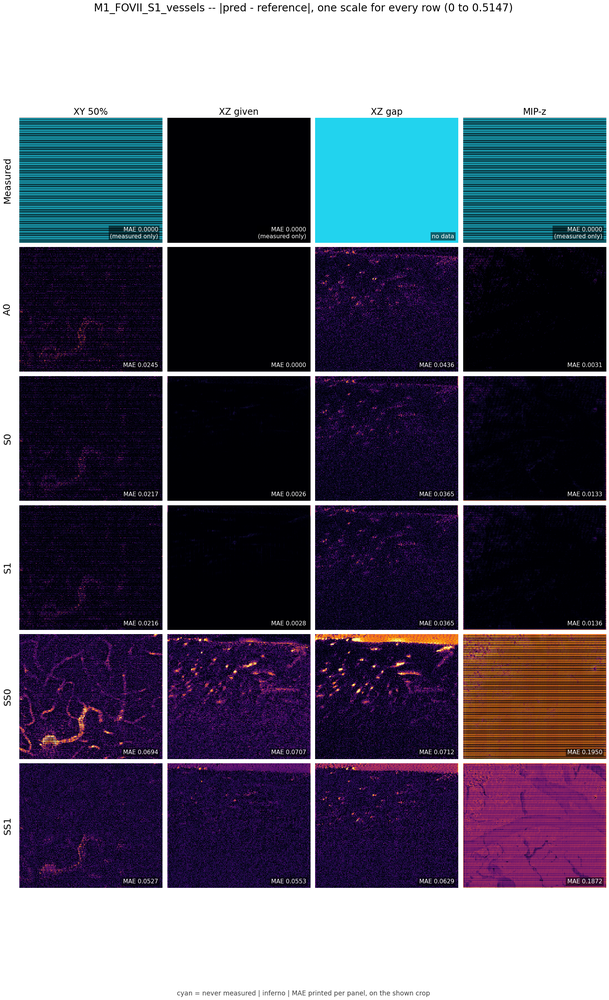
#> input picture spur_mpm/figures/qualitative/error_M1_FOVII_S1_vessels.png, 609 x 1000 px, shrunk from 1608 x 2640 before the run; its folder holds only this picture in this run
$ python regenerate_qualitative_pseudocolor_v3.py
#> lines starting #> are read from the running program, lines starting #| are printed output that depends on the picture
#!/usr/bin/env python3
from __future__ import annotations

import argparse
from pathlib import Path

import matplotlib.image as mpimg
import numpy as np
from PIL import Image, ImageDraw
from matplotlib import colormaps


def to_rgb_u8(img: np.ndarray) -> np.ndarray:
    if img.dtype != np.uint8:
        if np.nanmax(img) <= 1.0:
            img = (img * 255.0).clip(0, 255).astype(np.uint8)
        else:
            img = img.clip(0, 255).astype(np.uint8)
    if img.ndim == 2:
        img = np.stack([img, img, img], axis=-1)
    if img.shape[-1] == 4:
        img = img[..., :3]
    return img


def rgb_to_gray(rgb: np.ndarray) -> np.ndarray:
    rgbf = rgb.astype(np.float32)
    return 0.299 * rgbf[..., 0] + 0.587 * rgbf[..., 1] + 0.114 * rgbf[..., 2]


def detect_content_rows(gray01: np.ndarray) -> tuple[int, int]:
    row_occ = (gray01 < 0.985).mean(axis=1)
    active = row_occ > 0.02
    idx = np.where(active)[0]
    if idx.size == 0:
        return 0, gray01.shape[0]
    return int(idx[0]), int(idx[-1] + 1)


def detect_panel_columns(gray01_crop: np.ndarray) -> list[tuple[int, int]]:
    col_occ = (gray01_crop < 0.985).mean(axis=0)
    active = col_occ > 0.02

    runs: list[tuple[int, int]] = []
    i, n = 0, len(active)
    while i < n:
        if active[i]:
            j = i
            while j < n and active[j]:
                j += 1
            if (j - i) >= 40:
                runs.append((i, j))
            i = j
        else:
            i += 1

    # Fallback: default 5 columns for these qualitative panels.
    if len(runs) < 3:
        w = gray01_crop.shape[1]
        k = 5
        step = w // k
        runs = [(t * step, (t + 1) * step if t < k - 1 else w) for t in range(k)]
    return runs


def stretch_and_colorize(
    region_gray: np.ndarray, cmap_name: str = "magma", gamma: float = 0.85
) -> tuple[np.ndarray, float, float]:
    vals = region_gray[np.isfinite(region_gray)]
    if vals.size == 0:
        out = np.zeros((*region_gray.shape, 3), dtype=np.uint8)
        return out, 0.0, 1.0

    vmin, vmax = np.percentile(vals, [0.5, 99.5])
    if vmax <= vmin:
        vmin, vmax = float(vals.min()), float(vals.max())
        if vmax <= vmin:
            vmax = vmin + 1.0

    norm = np.clip((region_gray - vmin) / (vmax - vmin), 0.0, 1.0)
    # gamma < 1 highlights dim cellular details.
    norm = np.power(norm, gamma, dtype=np.float32)

    cmap = colormaps.get_cmap(cmap_name)
    rgb = (cmap(norm)[..., :3] * 255.0).astype(np.uint8)
    return rgb, float(vmin), float(vmax)


def process_one_image(src_path: Path, dst_path: Path, cmap_name: str, gamma: float) -> None:
    arr = mpimg.imread(str(src_path))
    rgb = to_rgb_u8(arr)
    gray = rgb_to_gray(rgb)
    gray01 = gray / 255.0

    y0, y1 = detect_content_rows(gray01)
    panel_runs = detect_panel_columns(gray01[y0:y1, :])

    out = rgb.copy()
    pil = Image.fromarray(out)
    draw = ImageDraw.Draw(pil)

    for x0_rel, x1_rel in panel_runs:
        x0, x1 = x0_rel, x1_rel
        panel_w = x1 - x0
        if panel_w < 20:
            continue

        cbw = max(12, min(22, panel_w // 11))
        gap = 3
        data_w = max(1, panel_w - cbw - gap)

        region = gray[y0:y1, x0 : x0 + data_w]
        colorized, vmin, vmax = stretch_and_colorize(region, cmap_name=cmap_name, gamma=gamma)
        out[y0:y1, x0 : x0 + data_w] = colorized

        cb_x0 = x0 + data_w + gap
        cb_x1 = min(x1, cb_x0 + cbw)
        if cb_x1 <= cb_x0:
            continue

        h = y1 - y0
        grad = np.linspace(1.0, 0.0, h, dtype=np.float32)[:, None]
        cmap = colormaps.get_cmap(cmap_name)
        cb_rgb = (cmap(grad)[..., :3] * 255.0).astype(np.uint8)
        cb_rgb = np.repeat(cb_rgb, cb_x1 - cb_x0, axis=1)
        out[y0:y1, cb_x0:cb_x1] = cb_rgb

        out[y0:y1, cb_x0 : cb_x0 + 1] = 255
        out[y0:y1, cb_x1 - 1 : cb_x1] = 255

        # redraw each iteration to keep text on latest array
        pil = Image.fromarray(out)
        draw = ImageDraw.Draw(pil)
        draw.text((cb_x0, max(0, y0 - 12)), f"{vmax:.0f}", fill=(255, 255, 255))
        draw.text((cb_x0, min(pil.height - 12, y1)), f"{vmin:.0f}", fill=(255, 255, 255))

    pil.save(dst_path)


def build_args() -> argparse.Namespace:
    p = argparse.ArgumentParser(
        description=(
            "Regenerate qualitative panel PNGs with per-panel adaptive contrast, "
            "pseudocolor, and per-panel colorbars."
        )
    )
    p.add_argument(
        "--src_dir",
        type=Path,
        default=Path("/data2/wjb/threePM/eval_pollen_sparse/qualitative"),
        help="Source qualitative PNG directory.",
    )
    p.add_argument(
        "--dst_dir",
        type=Path,
        default=Path("/data2/wjb/threePM/eval_pollen_sparse/qualitative_pseudocolor_v3"),
        help="Output directory (non-overwrite of originals).",
    )
    p.add_argument(
        "--cmap",
        type=str,
        default="magma",
        help="Matplotlib colormap name, e.g. magma/inferno/viridis.",
    )
    p.add_argument(
        "--gamma",
        type=float,
        default=0.85,
        help="Gamma for normalized intensities; <1 highlights dim details.",
    )
    return p.parse_args()


def main() -> None:
    args = build_args()
    args.dst_dir.mkdir(parents=True, exist_ok=True)

    files = sorted(args.src_dir.glob("*.png"))
    if not files:
        raise FileNotFoundError(f"No PNG files found in {args.src_dir}")

    for f in files:
        out = args.dst_dir / f.name
        process_one_image(f, out, cmap_name=args.cmap, gamma=args.gamma)
#> in process_one_image, arr is the input picture: shape (1000, 609, 4) float32; mean R, G, B, A 0.367, 0.366, 0.429, 1
#> in rgb_to_gray, `return 0.299 * rgbf[..., 0] + 0.587 * rgbf[..., 1] + 0.114 * rgbf[...,..`:
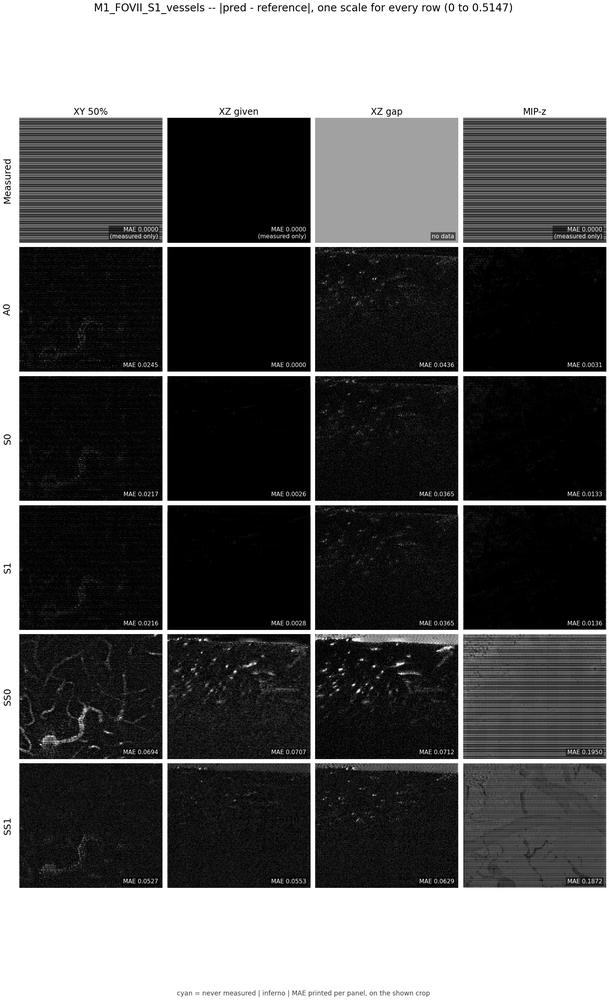
#> returned value: shape (1000, 609) float32; min 0, max 255, mean 95.1
#> in detect_content_rows, `row_occ = (gray01 < 0.985).mean(axis=1)`: row_occ = 1000 values, max 0.967 at index 564, min 0 at index 0, mean 0.726
#> in detect_content_rows, `idx = np.where(active)[0]`: idx = 789 values from 1 to 996
#> in process_one_image, `y0, y1 = detect_content_rows(gray01)`: y0 = 1; y1 = 997
#> in detect_panel_columns, `col_occ = (gray01_crop < 0.985).mean(axis=0)`: col_occ = 609 values, max 0.781 at index 223, min 0 at index 0, mean 0.729
#> in detect_panel_columns, `i, n = 0, len(active)`: i = 0; n = 609
#> the loop in detect_panel_columns, `while i < n:` made 29 passes
#> i on passes 4, 6, 11, 13, 15, 17, 19, 22, 27, 29: 11, 13, 18, 163, 166, 311, 313, 459, 607, 609
#> i on passes 1, 2, 3, 5, 7, 8: 1, 2, 3, 12, 14, 15
#> after the loop in detect_panel_columns, `while i < n:`: runs = [(19, 163), (167, 311), (315, 459), (463, 607)]
#> the loop in process_one_image, `for x0_rel, x1_rel in panel_runs:` made 4 passes
#> (x0_rel, x1_rel, x0, x1, vmin, cb_x0, cb_x1) on passes 1 to 4: (19, 163, 19, 163, 0.228, 150, 163), (167, 311, 167, 311, 0, 298, 311), (315, 459, 315, 459, 1.16, 446, 459), (463, 607, 463, 607, 0.114, 594, 607)
#> pass 1, in process_one_image, `region = gray[y0:y1, x0 : x0 + data_w]`:
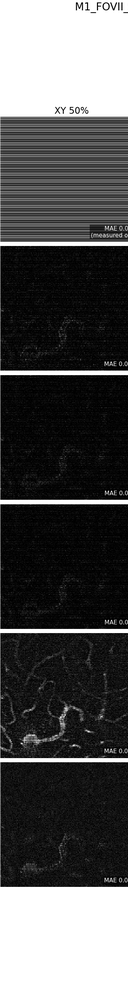
#> region: shape (996, 128) float32; min 0, max 255, mean 82.2
#> pass 1, in stretch_and_colorize, `rgb = (cmap(norm)[..., :3] * 255.0).astype(np.uint8)`:
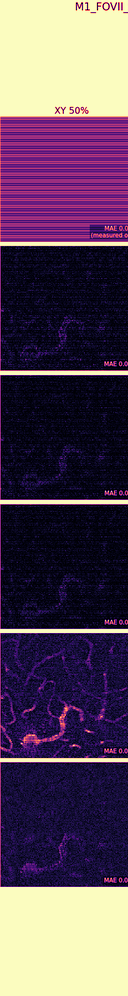
#> rgb: shape (996, 128, 3); mean of channels 0, 1, 2 89.8, 72.1, 89.2; drawn as R, G, B
#> after the loop in process_one_image, `for x0_rel, x1_rel in panel_runs:`:
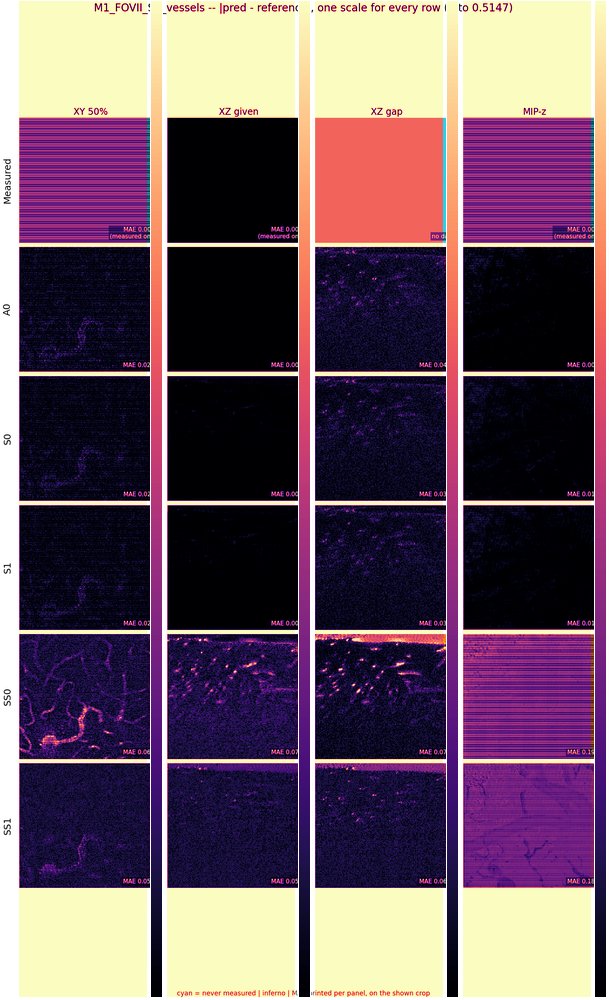
#> out: shape (1000, 609, 3); mean of channels 0, 1, 2 110, 86.8, 99.2; drawn as R, G, B
#> after the loop in process_one_image, `for x0_rel, x1_rel in panel_runs:`:
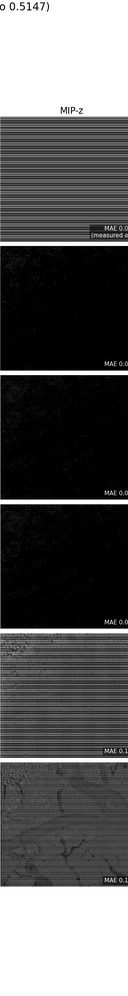
#> region: shape (996, 128) float32; min 0, max 255, mean 92.7
        print(f"[OK] {out}")
    print(f"\n[Done] Generated {len(files)} files -> {args.dst_dir}")


if __name__ == "__main__":
    main()
